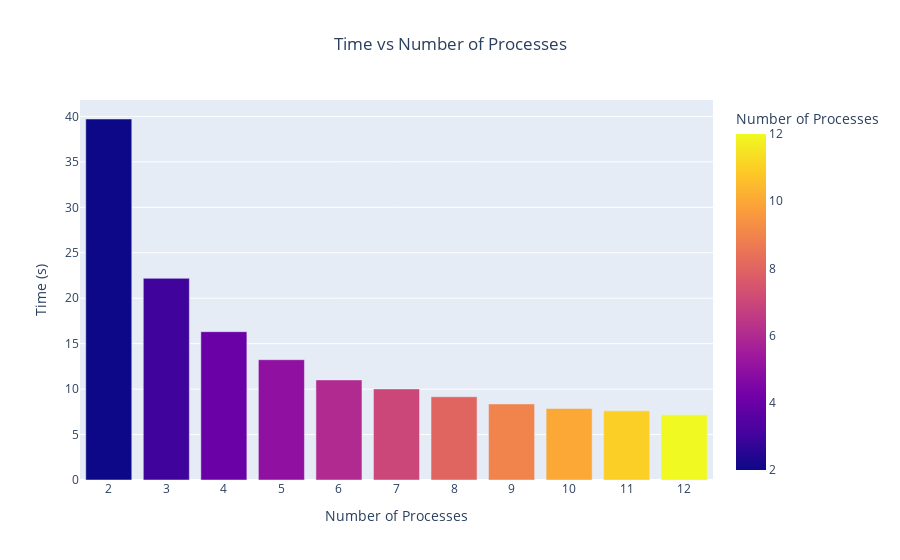

The code cell stored with this chart in its notebook:
### Code cell
fig = px.bar(df, x='num_processes', y='time', title='Time vs Number of Processes', labels={'time':'Time (s)', 'num_processes':'Number of Processes'},color='num_processes')
fig.update_layout(xaxis_type='category',title_x=0.5)
fig.show()

### Figure 1 — Plotly figure (JSON) as saved in the notebook; plotly's stock layout.template omitted (floating-point values rounded to 4 significant figures)
{"data": [{"alignmentgroup": "True", "hovertemplate": "Number of Processes=%{marker.color}<br>Time (s)=%{y}<extra></extra>", "legendgroup": "", "marker": {"color": [2, 3, 4, 5, 6, 7, 8, 9, 10, 11, 12], "coloraxis": "coloraxis", "pattern": {"shape": ""}}, "name": "", "offsetgroup": "", "orientation": "v", "showlegend": false, "textposition": "auto", "type": "bar", "x": [2, 3, 4, 5, 6, 7, 8, 9, 10, 11, 12], "xaxis": "x", "y": [39.72, 22.19, 16.32, 13.23, 11.01, 10.02, 9.157, 8.366, 7.87, 7.61, 7.17], "yaxis": "y"}], "layout": {"barmode": "relative", "coloraxis": {"colorbar": {"title": {"text": "Number of Processes"}}, "colorscale": [[0, "#0d0887"], [0.1111, "#46039f"], [0.2222, "#7201a8"], [0.3333, "#9c179e"], [0.4444, "#bd3786"], [0.5556, "#d8576b"], [0.6667, "#ed7953"], [0.7778, "#fb9f3a"], [0.8889, "#fdca26"], [1, "#f0f921"]]}, "legend": {"tracegroupgap": 0}, "title": {"text": "Time vs Number of Processes", "x": 0.5}, "xaxis": {"anchor": "y", "domain": [0, 1], "title": {"text": "Number of Processes"}, "type": "category"}, "yaxis": {"anchor": "x", "domain": [0, 1], "title": {"text": "Time (s)"}}}}
